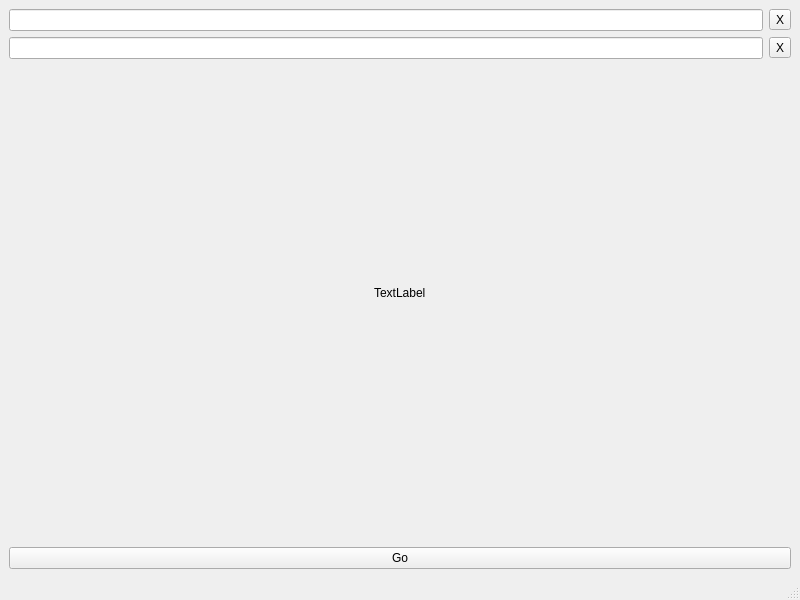
<?xml version="1.0" encoding="UTF-8"?>
<ui version="4.0">
 <class>MainWindow</class>
 <widget class="QMainWindow" name="MainWindow">
  <property name="geometry">
   <rect>
    <x>0</x>
    <y>0</y>
    <width>800</width>
    <height>600</height>
   </rect>
  </property>
  <property name="windowTitle">
   <string>MainWindow</string>
  </property>
  <widget class="QWidget" name="centralwidget">
   <layout class="QGridLayout" name="gridLayout_2">
    <item row="0" column="0">
     <layout class="QGridLayout" name="gridLayout" rowstretch="0,0,0,0,0,0,0" columnstretch="0,0,0,0,0">
      <item row="0" column="4">
       <widget class="QToolButton" name="line1_clear_button">
        <property name="text">
         <string>X</string>
        </property>
       </widget>
      </item>
      <item row="1" column="4">
       <widget class="QToolButton" name="line2_clear_button">
        <property name="text">
         <string>X</string>
        </property>
       </widget>
      </item>
      <item row="0" column="0" colspan="4">
       <widget class="QLineEdit" name="line1_edit"/>
      </item>
      <item row="1" column="0" colspan="4">
       <widget class="QLineEdit" name="line2_edit"/>
      </item>
      <item row="2" column="0" colspan="5">
       <spacer name="verticalSpacer_2">
        <property name="orientation">
         <enum>Qt::Vertical</enum>
        </property>
        <property name="sizeHint" stdset="0">
         <size>
          <width>20</width>
          <height>40</height>
         </size>
        </property>
       </spacer>
      </item>
      <item row="3" column="0" colspan="5">
       <layout class="QHBoxLayout" name="horizontalLayout">
        <item>
         <spacer name="horizontalSpacer_3">
          <property name="orientation">
           <enum>Qt::Horizontal</enum>
          </property>
          <property name="sizeHint" stdset="0">
           <size>
            <width>40</width>
            <height>20</height>
           </size>
          </property>
         </spacer>
        </item>
        <item>
         <widget class="QLabel" name="label_preview">
          <property name="text">
           <string>TextLabel</string>
          </property>
         </widget>
        </item>
        <item>
         <spacer name="horizontalSpacer_2">
          <property name="orientation">
           <enum>Qt::Horizontal</enum>
          </property>
          <property name="sizeHint" stdset="0">
           <size>
            <width>40</width>
            <height>20</height>
           </size>
          </property>
         </spacer>
        </item>
       </layout>
      </item>
      <item row="4" column="0" colspan="5">
       <spacer name="verticalSpacer">
        <property name="orientation">
         <enum>Qt::Vertical</enum>
        </property>
        <property name="sizeHint" stdset="0">
         <size>
          <width>20</width>
          <height>40</height>
         </size>
        </property>
       </spacer>
      </item>
      <item row="5" column="0" colspan="5">
       <widget class="QLabel" name="error_label">
        <property name="text">
         <string/>
        </property>
        <property name="alignment">
         <set>Qt::AlignCenter</set>
        </property>
       </widget>
      </item>
      <item row="6" column="0" colspan="5">
       <widget class="QPushButton" name="go_button">
        <property name="text">
         <string>Go</string>
        </property>
       </widget>
      </item>
     </layout>
    </item>
   </layout>
  </widget>
  <widget class="QMenuBar" name="menubar">
   <property name="geometry">
    <rect>
     <x>0</x>
     <y>0</y>
     <width>800</width>
     <height>26</height>
    </rect>
   </property>
  </widget>
  <widget class="QStatusBar" name="statusbar"/>
 </widget>
 <tabstops>
  <tabstop>line1_edit</tabstop>
  <tabstop>line2_edit</tabstop>
  <tabstop>go_button</tabstop>
 </tabstops>
 <resources/>
 <connections/>
</ui>
